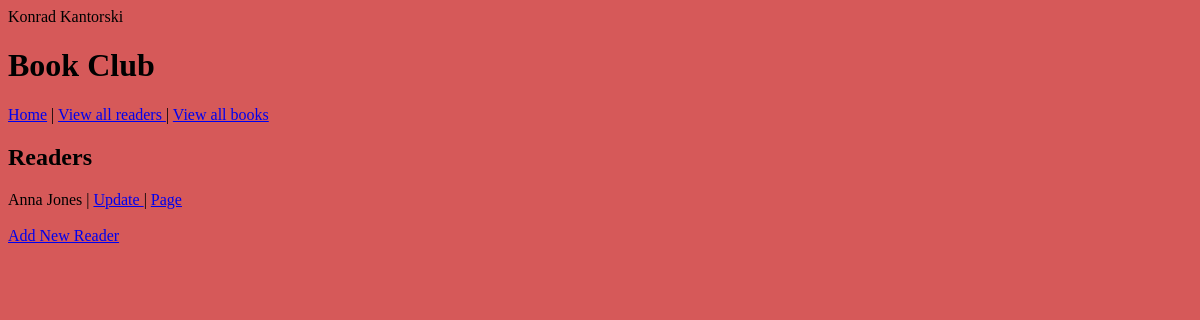
/view-readers, run on an earlier commit of the app's database.
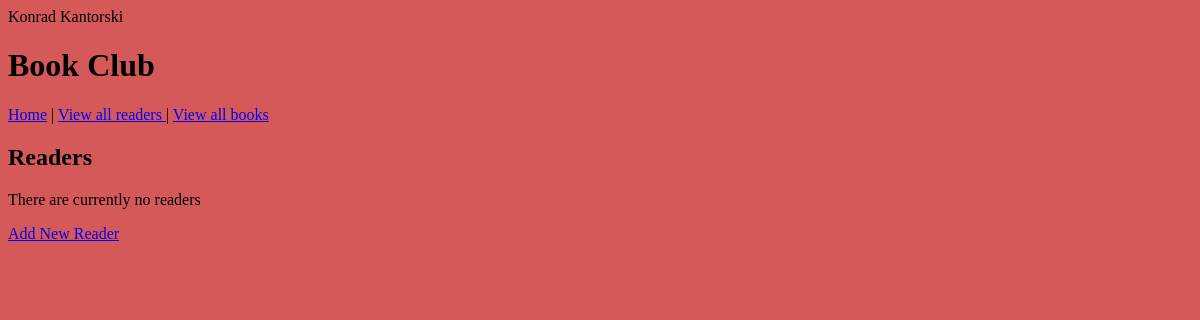
And on a later commit of the database.
### application/models.py (models this page shows)
class Reader(db.Model):
    rid = db.Column(db.Integer, primary_key=True)
    forename = db.Column(db.String(30), nullable=False)
    surname = db.Column(db.String(30), nullable=False)
    books = db.relationship('Book', backref='reader')
    def __str__(self):
        return f"{self.forename} {self.surname} "

### application/routes.py (the view)
@app.route('/view-readers')
def view_all_readers():
    readers = Reader.query.order_by(Reader.forename).all()
    return render_template('view_all_readers.html', readers=list(readers))

### application/templates/view_all_readers.html
{% extends 'layout.html' %}
{% block body %}
        <h2>Readers</h2>
        {% if not readers %}
        <p>There are currently no readers</p>
        {% else %}
        {% for reader in readers %}
        {{ reader.__str__() }}  | <a href="{{ url_for('update_reader', id=reader.rid) }}"> Update </a> |  <a href="{{ url_for('get_reader_by_id', id=reader.rid) }}">Page</a><br>
        <br>
        {% endfor %}
        {% endif %}
        <a href="{{ url_for('create_reader') }}"> Add New Reader </a>
{% endblock body %}

### application/templates/layout.html (shortened to what this page needs)
<html>
    <head>
    </head>
    <body style="background-color:rgb(214, 89, 89); font-family:calibri;">
        <h1>Book Club</h1>
        <a href="{{ url_for('index') }}">Home</a> | <a href="{{ url_for('view_all_readers') }}">View all readers </a>| <a href="{{ url_for('view_all_books') }}">View all books </a>
        {% block body %}
        {% endblock body %}
    </body>
</html>

What changed in the data, as far as the page shows it:
removed Reader: __str__ "Anna Jones"
Also different on the page:
text now shown: "There are currently no readers"
